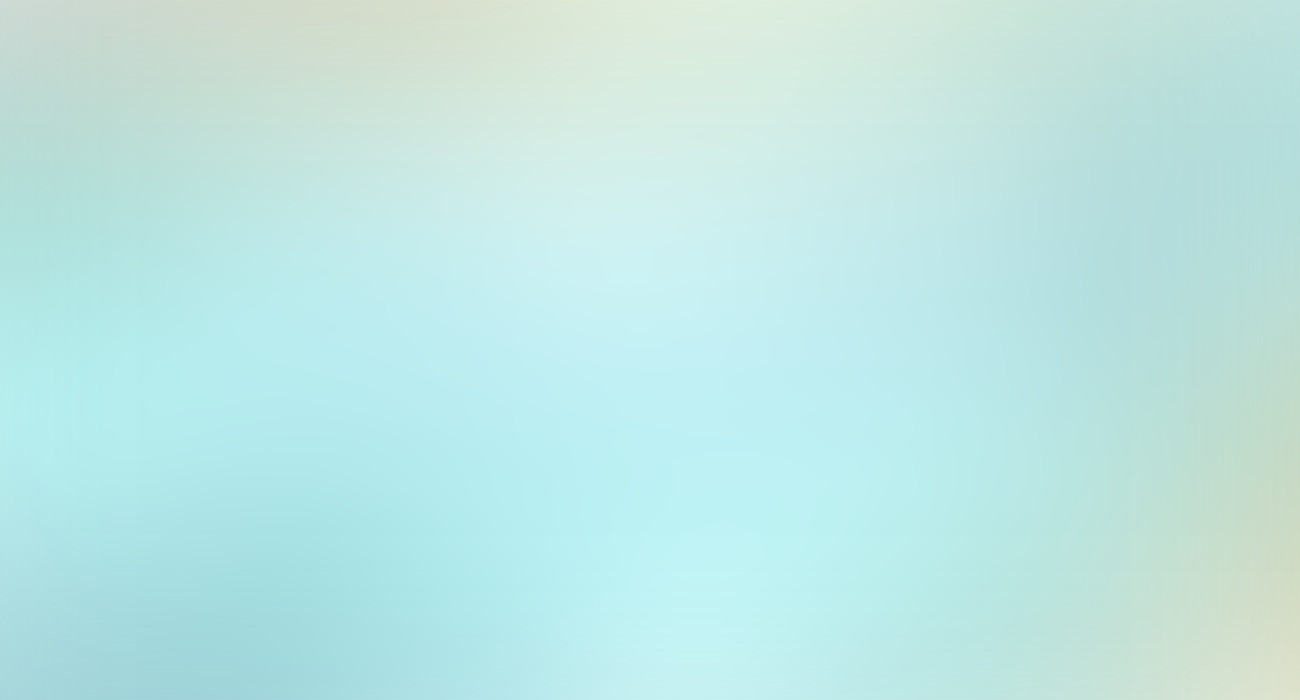
#> input picture modifications/img/01.jpg, 1300 x 700 px
$ python resize.py ../../modifications/img/01.jpg 5 5 5 5   (older library calls are emulated)
#> lines starting #> are read from the running program, lines starting #| are printed output that depends on the picture
from PIL import Image
import sys
basewidth = 160
img = Image.open(sys.argv[1])
#> img is the input picture: PIL image 1300x700 RGB; mean R, G, B 190.1, 230.7, 227.8
x = int(sys.argv[2])
y = int(sys.argv[3])
h = int(sys.argv[4])
w = int(sys.argv[5])
if x < 0 or y < 0 or h <= 0 or w <= 0:
    exit()
else:
    img = img.crop((x,y, w+x, h+y))
    wpercent = (basewidth/float(img.size[0]))
#> wpercent = 32
    hsize = int((float(img.size[1])*float(wpercent)))
#> hsize = 160
    img = img.resize((basewidth,hsize), Image.ANTIALIAS)
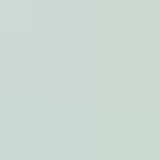
#> img: PIL image 160x160 RGB; mean R, G, B 203.9, 217.4, 211.9
    img.save(sys.argv[1])
